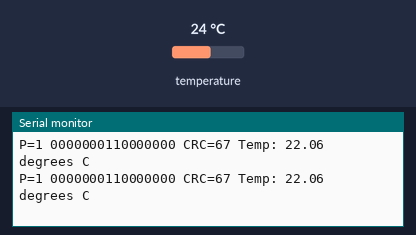
Bench run of a sketch on a simulated Arduino Uno, built with avr-gcc and run on an emulated ATmega328P. On the bench: the last lines printed to the serial monitor. The test bench sets the inputs (shaded band); at power-on: temperature 24 °C.

Above: at 2.8 s.
2.9 s: temperature set to 28 °C
At 3.9 s:
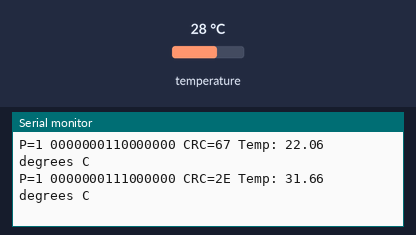
5.5 s: temperature set to 0 °C
At 6.4 s:
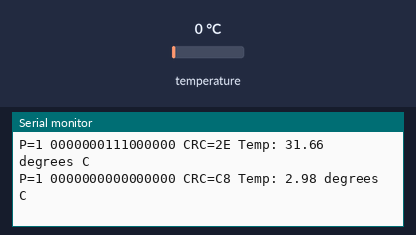
8.5 s: temperature set to 10 °C
At 9.7 s:
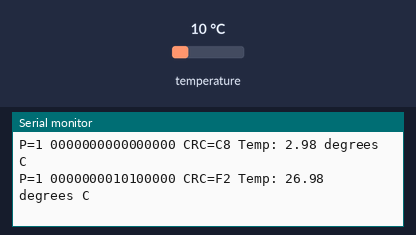
11.5 s: temperature set to 7 °C
At 12.9 s:
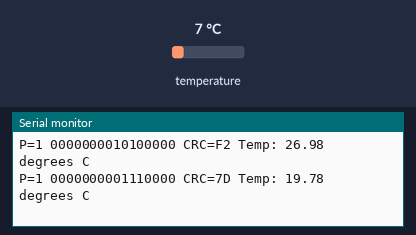

The sketch:

ds18b20-thermometer.ino
```cpp
#include <OneWire.h>

// DS18S20 Temperature chip i/o
OneWire ds(10);                 // on pin 10

void setup(void) {
  // initialize inputs/outputs
  // start serial port
  Serial.begin(9600);
}

/* Taken from
   https://forum.arduino.cc/index.php?topic=46320.msg335376#msg335376 */
void printBits(byte myByte){
 for(byte mask = 0x80; mask; mask >>= 1){
   if(mask  & myByte)
       Serial.print('1');
   else
       Serial.print('0');
 }
}

void printTemp(byte* bs) {
  byte lsb = bs[1];
  byte msb = bs[0];

  int t=0;

  t += 2^6 * (msb ^ 0b0000100);
  t += 2^5 * (msb ^ 0b0000010);
  t += 2^4 * (msb ^ 0b0000001);
  t += 2^3 * (lsb ^ 0b1000000);
  t += 2^2 * (lsb ^ 0b0100000);
  t += 2^1 * (lsb ^ 0b0010000);
  t += 2^0 * (lsb ^ 0b0001000);
  t += 2^-1 * (lsb ^ 0b0001000);
  t += 2^-2 * (lsb ^ 0b0000100);
  t += 2^-3 * (lsb ^ 0b0000010);
  t += 2^-4 * (lsb ^ 0b0000001);

  boolean s = msb ^ 0b1000000;
  if (!s) {
    t *= -1;
  }

  Serial.print("Temp: ");
  Serial.print(String((float)t / 100.0, 2));
  Serial.println(" degrees C");
}

void loop(void) {
  byte i;
  byte present = 0;
  byte data[12];
  byte addr[8];
  byte bs[2];

  ds.reset_search();
  if ( !ds.search(addr)) {
    Serial.print("No more addresses.\n");
    ds.reset_search();
    return;
  }

  Serial.print("R=");
  for( i = 0; i < 8; i++) {
    Serial.print(addr[i], HEX);
    Serial.print(" ");
  }

  if ( OneWire::crc8( addr, 7) != addr[7]) {
    Serial.print("CRC is not valid!\n");
    return;
  }

  if ( addr[0] == 0x10) {
    Serial.print("Device is a DS18S20 family device.\n");
  }
  else if ( addr[0] == 0x28) {
    Serial.print("Device is a DS18B20 family device.\n");
  }
  else {
    Serial.print("Device family is not recognized: 0x");
    Serial.println(addr[0],HEX);
    return;
  }

  while(1) {
    ds.reset();
    ds.select(addr);

    ds.write(0x44,1);         // start conversion, with parasite power on at the end

    delay(1000);     // maybe 750ms is enough, maybe not
    // we might do a ds.depower() here, but the reset will take care of it.

    present = ds.reset();
    ds.select(addr);
    ds.write(0xBE);         // Read Scratchpad

    Serial.print("P=");
    Serial.print(present,HEX);
    Serial.print(" ");
    for ( i = 0; i < 9; i++) {           // we need 9 bytes
      data[i] = ds.read();
      /* Serial.print(data[i], HEX); */
      /* Serial.print(" "); */
    }
    bs[0] = data[0];
    bs[1] = data[1];
    printBits(data[1]);
    printBits(data[0]);

    Serial.print(" CRC=");
    byte crc = OneWire::crc8( data, 8);

    if (crc < 0x10) {
      /* pad with zero */
      Serial.print('0');
    }
    Serial.print(crc, HEX);
    Serial.print(" ");

    printTemp(bs);
  }
}
```

Measured:
- after the input at 2.9 s, the serial monitor: prints a new line after 0.14 s (image 1)
- after the input at 5.5 s, the serial monitor: prints a new line after 0.56 s (image 2)
- after the input at 8.5 s, the serial monitor: prints a new line after 0.59 s (image 3)
- after the input at 11.5 s, the serial monitor: prints a new line after 0.62 s (image 4)
